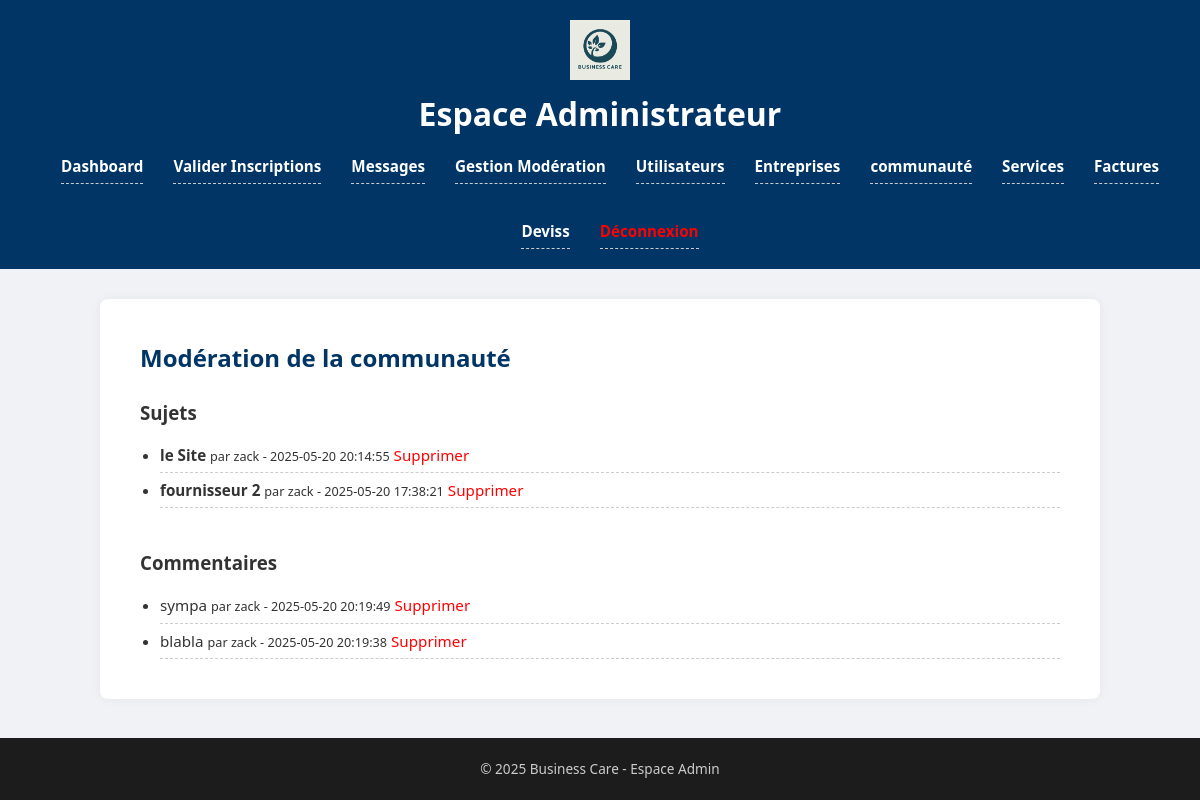
The app's page /admin/community_moderation.php (signed in) with its own data.
### tables this page shows
CREATE TABLE `community_posts` (
  `id` int(11) NOT NULL,
  `user_id` int(11) NOT NULL,
  `title` varchar(255) NOT NULL,
  `content` text NOT NULL,
  `created_at` timestamp NOT NULL DEFAULT CURRENT_TIMESTAMP
);

CREATE TABLE `users` (
  `id` int(11) NOT NULL,
  `company_id` int(11) DEFAULT NULL,
  `name` varchar(100) NOT NULL,
  `firstname` varchar(100) DEFAULT NULL,
  `email` varchar(100) NOT NULL,
  `phone` varchar(20) DEFAULT NULL,
  `password` varchar(255) NOT NULL,
  `role` enum('admin','client','employee','provider') NOT NULL,
  `position` varchar(100) DEFAULT NULL,
  `status` enum('pending','approved','rejected') DEFAULT 'pending',
  `created_at` timestamp NOT NULL DEFAULT CURRENT_TIMESTAMP,
  `archive_reason` text,
  `first_login` tinyint(1) DEFAULT '1'
);

CREATE TABLE `community_comments` (
  `id` int(11) NOT NULL,
  `post_id` int(11) NOT NULL,
  `user_id` int(11) NOT NULL,
  `comment` text NOT NULL,
  `created_at` timestamp NOT NULL DEFAULT CURRENT_TIMESTAMP
);

### admin/community_moderation.php (the view, shortened to what this page needs)
<?php
include 'includes/header.php';
$posts = $pdo->query("
    SELECT p.id, p.title, p.created_at, u.firstname
    FROM community_posts p
    JOIN users u ON p.user_id = u.id
    ORDER BY p.created_at DESC
")->fetchAll();
$comments = $pdo->query("
    SELECT c.id, c.comment, c.created_at, u.firstname, c.post_id
    FROM community_comments c
    JOIN users u ON c.user_id = u.id
    ORDER BY c.created_at DESC
")->fetchAll();
?>
<main class="form-section">
    <h2>Modération de la communauté</h2>
    <h3>Sujets</h3>
    <ul>
        <?php foreach ($posts as $post): ?>
            <li>
                <strong><?= htmlspecialchars($post['title']) ?></strong>
                <small>par <?= htmlspecialchars($post['firstname']) ?> - <?= $post['created_at'] ?></small>
                <a href="delete_item.php?type=post&id=<?= $post['id'] ?>" style="color:red;" onclick="return confirm('Supprimer ce sujet ?')">Supprimer</a>
            </li>
        <?php endforeach; ?>
    </ul>
    <h3 style="margin-top: 40px;">Commentaires</h3>
    <ul>
        <?php foreach ($comments as $c): ?>
            <li>
                <?= htmlspecialchars($c['comment']) ?>
                <small>par <?= htmlspecialchars($c['firstname']) ?> - <?= $c['created_at'] ?></small>
                <a href="delete_item.php?type=comment&id=<?= $c['id'] ?>" style="color:red;" onclick="return confirm('Supprimer ce commentaire ?')">Supprimer</a>
            </li>
        <?php endforeach; ?>
    </ul>
</main>
<?php include 'includes/footer.php'; ?>

### assets/css/admin_style.css (style rules this page uses)
* { margin: 0; padding: 0; box-sizing: border-box; }
html, body { height: 100%; font-family: 'Segoe UI', Tahoma, Geneva, Verdana, sans-serif; background-color: #f0f2f5; color: #333; line-height: 1.6; }
body { display: flex; flex-direction: column; }
main.form-section { max-width: 1000px; margin: 30px auto; background: white; padding: 40px; border-radius: 8px; box-shadow: 0 0 12px rgba(0,0,0,0.05); flex: 1; }
main.form-section h2 { margin-bottom: 20px; color: #003566; font-size: 1.5rem; }
ul { margin-top: 10px; padding-left: 20px; }
ul li { padding: 5px 0; border-bottom: 1px dashed #ccc; font-size: 0.95rem; }
a { color: #007bff; text-decoration: none; }

### records on screen
community_posts: title "le Site", user.firstname "zack", created_at "2025-05-20 20:14:55"
community_posts: title "fournisseur 2", user.firstname "zack", created_at "2025-05-20 17:38:21"
community_comments: comment "sympa", user.firstname "zack", created_at "2025-05-20 20:19:49"
community_comments: comment "blabla", user.firstname "zack", created_at "2025-05-20 20:19:38"
